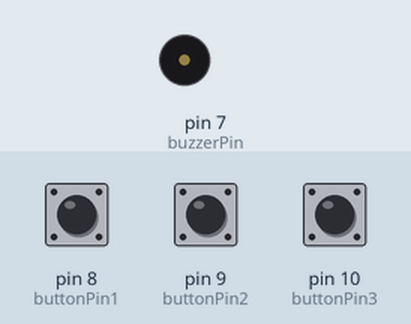
Bench run of a sketch on a simulated Arduino Uno, built with avr-gcc and run on an emulated ATmega328P. Shown: buzzer (waves = sounding). Inputs (shaded band) come from the test bench; at power-on: pin 8 (buttonPin1) LOW, pin 10 (buttonPin3) LOW, pin 9 (buttonPin2) LOW.

Above: at 1.2 s.
1.3 s: pin 8 (buttonPin1) pulled HIGH for 0.15 s
At 1.7 s:
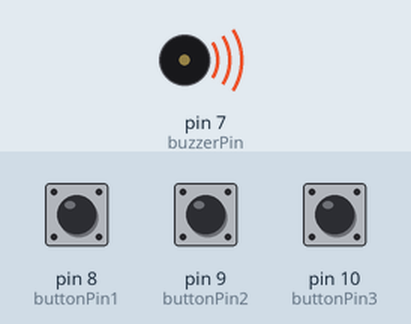
3.3 s: pin 8 (buttonPin1) pulled HIGH for 3.2 s
At 7.3 s:
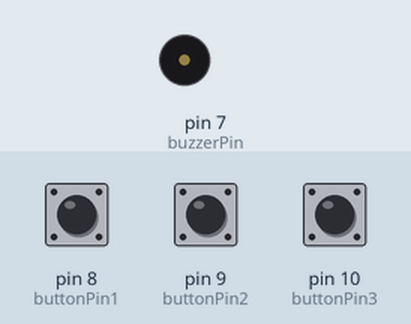
8.4 s: pin 10 (buttonPin3) pulled HIGH for 1 s
At 9.7 s:
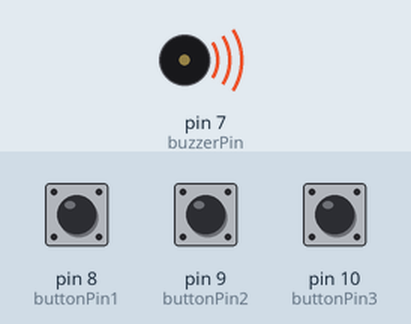
Timing chart, 0 to 11.5 s (numbered marks = the images above; inputs shaded):
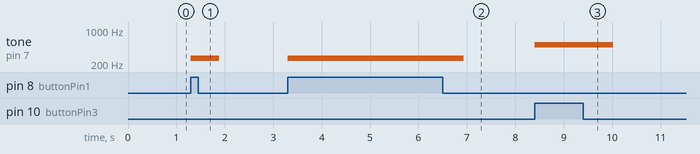

The sketch:

piano.ino
```cpp
#include <Arduino.h>

const int buzzerPin = 7;

const int buttonPin1 = 8;
const int buttonPin2 = 9;
const int buttonPin3 = 10;

int buttonState1 = 0;
int buttonState2 = 0;
int buttonState3 = 0;


void setup() {
	pinMode(buttonPin1,INPUT);
	pinMode(buttonPin2,INPUT);
	pinMode(buttonPin3,INPUT);
}

void loop() {
	buttonState1 = digitalRead(buttonPin1);
	buttonState2 = digitalRead(buttonPin2);
	buttonState3 = digitalRead(buttonPin3);


	if(buttonState1 == HIGH) {
		tone(buzzerPin,260,430);
	}
	else if(buttonPin2 == HIGH) {
		tone(buzzerPin,300,600);
	}
	else if(buttonState3 == HIGH) {
		tone(buzzerPin,500,750);
	}

}
```

Measured:
- after the input at 1.3 s, tone on pin 7 (buzzerPin): silent → 260 Hz at once, → silent 0.58 s later
- after the input at 3.3 s, tone on pin 7 (buzzerPin): silent → 260 Hz at once, → silent 3.6 s later
- after the input at 8.4 s, tone on pin 7 (buzzerPin): silent → 500 Hz at once, → silent 1.6 s later
